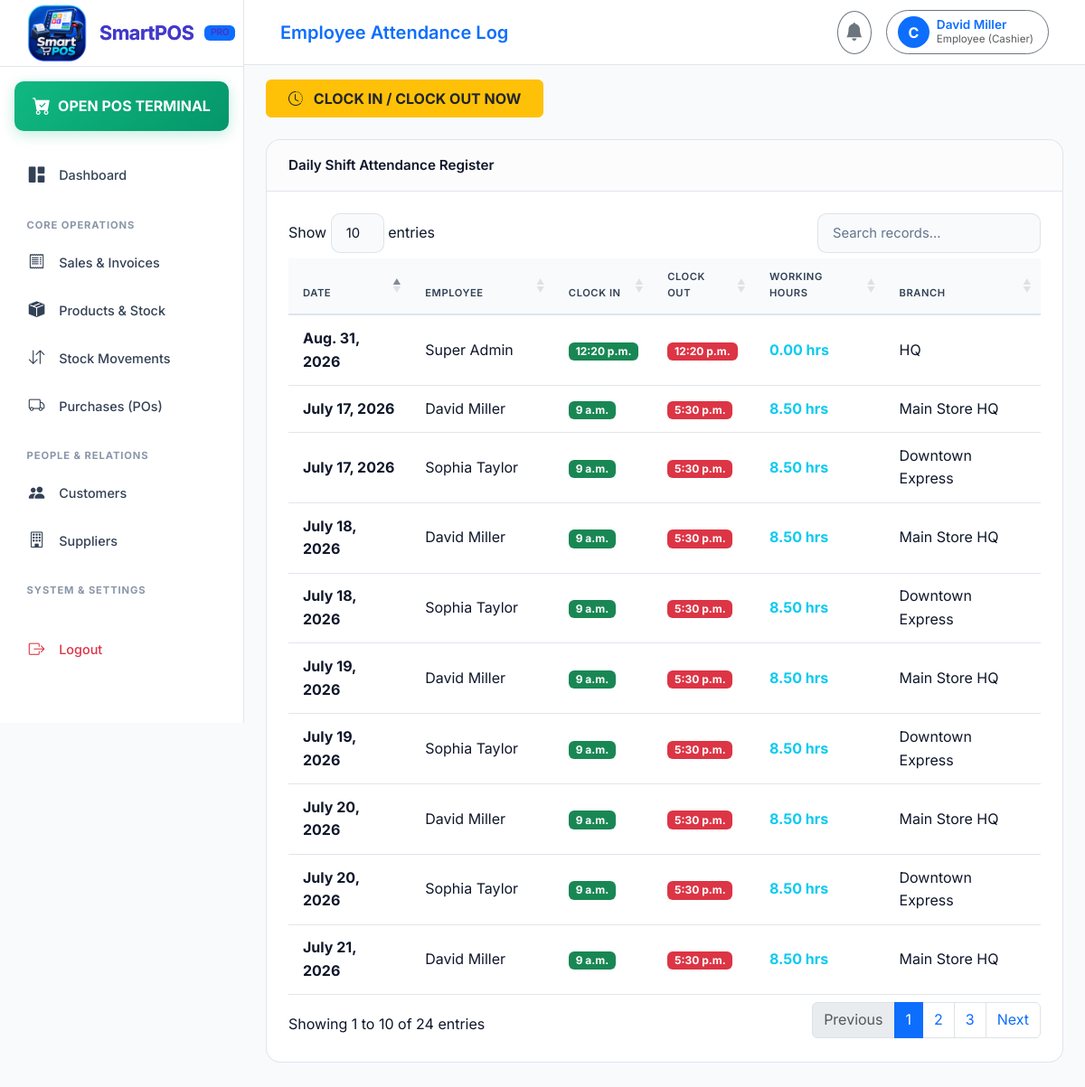
The page /attendance/ (signed in) on the database its author committed.
### authentication/models.py (models this page shows, shortened)
class User(AbstractUser):
    ROLE_SUPER_ADMIN = 'SUPER_ADMIN'
    ROLE_ADMIN = 'ADMIN'
    ROLE_EMPLOYEE = 'EMPLOYEE'
    ROLE_CUSTOMER = 'CUSTOMER'
    ROLE_CHOICES = [
        (ROLE_SUPER_ADMIN, 'Super Admin'),
        (ROLE_ADMIN, 'Admin (Business Owner)'),
        (ROLE_EMPLOYEE, 'Employee (Cashier)'),
        (ROLE_CUSTOMER, 'Customer'),
    ]
    role = models.CharField(max_length=20, choices=ROLE_CHOICES, default=ROLE_EMPLOYEE)
    business = models.ForeignKey(Business, on_delete=models.CASCADE, null=True, blank=True, related_name='users')
    branch = models.ForeignKey('branches.Branch', on_delete=models.SET_NULL, null=True, blank=True, related_name='users')
    phone = models.CharField(max_length=30, blank=True, null=True)
    profile_picture = models.ImageField(upload_to='profile_pics/', null=True, blank=True)
    status = models.BooleanField(default=True)
    created_at = models.DateTimeField(auto_now_add=True)
    updated_at = models.DateTimeField(auto_now=True)
    def is_super_admin(self):
        return self.role == self.ROLE_SUPER_ADMIN or self.is_superuser
    def is_admin(self):
        return self.role in [self.ROLE_ADMIN, self.ROLE_SUPER_ADMIN] or self.is_superuser

### attendance/models.py (models this page shows, shortened)
class Attendance(models.Model):
    business = models.ForeignKey('authentication.Business', on_delete=models.CASCADE, related_name='attendances')
    branch = models.ForeignKey('branches.Branch', on_delete=models.SET_NULL, null=True, blank=True, related_name='attendances')
    employee = models.ForeignKey(settings.AUTH_USER_MODEL, on_delete=models.CASCADE, related_name='attendances')
    date = models.DateField()
    clock_in = models.TimeField(null=True, blank=True)
    clock_out = models.TimeField(null=True, blank=True)
    working_hours = models.DecimalField(max_digits=5, decimal_places=2, default=0.00)
    status = models.BooleanField(default=True)
    created_at = models.DateTimeField(auto_now_add=True)
    updated_at = models.DateTimeField(auto_now=True)

### branches/models.py (models this page shows, shortened)
class Branch(models.Model):
    business = models.ForeignKey('authentication.Business', on_delete=models.CASCADE, related_name='branches')
    name = models.CharField(max_length=150)
    code = models.CharField(max_length=50, blank=True, null=True)
    phone = models.CharField(max_length=50, blank=True, null=True)
    email = models.EmailField(blank=True, null=True)
    address = models.TextField(blank=True, null=True)
    manager = models.ForeignKey(settings.AUTH_USER_MODEL, on_delete=models.SET_NULL, null=True, blank=True, related_name='managed_branches')
    status = models.BooleanField(default=True)
    created_at = models.DateTimeField(auto_now_add=True)
    updated_at = models.DateTimeField(auto_now=True)
    class Meta:
        verbose_name_plural = "Branches"

### attendance/views.py (the view)
# urls.py: path('', views.attendance_list, name='attendance_list'),
@login_required
def attendance_list(request):
    business = request.user.business
    attendances = Attendance.objects.filter(business=business).order_by('-date') if business else Attendance.objects.all().order_by('-date')
    return render(request, 'attendance/attendance_list.html', {'attendances': attendances})

### templates/attendance/attendance_list.html
{% extends 'base.html' %}
{% block header_title %}Employee Attendance Log{% endblock %}
{% block content %}
<div class="d-flex justify-content-between align-items-center mb-4">
    <a href="{% url 'clock_in_out' %}" class="btn btn-warning text-dark fw-bold px-4 py-2">
        <i class="bi bi-clock-history me-2"></i> CLOCK IN / CLOCK OUT NOW
    </a>
</div>
<div class="card card-custom">
    <div class="card-header">
        <span>Daily Shift Attendance Register</span>
    </div>
    <div class="card-body">
        <div class="table-responsive">
            <table class="table table-custom datatable align-middle">
                <thead>
                    <tr>
                        <th>Date</th>
                        <th>Employee</th>
                        <th>Clock In</th>
                        <th>Clock Out</th>
                        <th>Working Hours</th>
                        <th>Branch</th>
                    </tr>
                </thead>
                <tbody>
                    {% for a in attendances %}
                    <tr>
                        <td class="fw-bold text-light">{{ a.date }}</td>
                        <td>{{ a.employee.get_full_name|default:a.employee.username }}</td>
                        <td><span class="badge bg-success">{{ a.clock_in|default:"-" }}</span></td>
                        <td><span class="badge bg-danger">{{ a.clock_out|default:"Present" }}</span></td>
                        <td class="fw-bold text-info">{{ a.working_hours }} hrs</td>
                        <td>{{ a.branch.name|default:"HQ" }}</td>
                    </tr>
                    {% empty %}
                    <tr>
                        <td colspan="6" class="text-center text-muted py-4">No attendance records logged yet.</td>
                    </tr>
                    {% endfor %}
                </tbody>
            </table>
        </div>
    </div>
</div>
{% endblock %}

### templates/base.html (shortened to what this page needs)
{% load static %}
<!DOCTYPE html>
<html lang="en">
<head>
    <link href="https://cdn.jsdelivr.net/npm/bootstrap@5.3.2/dist/css/bootstrap.min.css" rel="stylesheet">
    <link rel="stylesheet" href="https://cdn.jsdelivr.net/npm/bootstrap-icons@1.11.2/font/bootstrap-icons.min.css">
    <link rel="stylesheet" href="https://cdn.datatables.net/1.13.7/css/dataTables.bootstrap5.min.css">
    <link rel="stylesheet" href="{% static 'css/style.css' %}">
</head>
<body>
    <aside id="sidebar">
        <div class="sidebar-brand">
            <img
                src="{% static 'images/favicon.png' %}"
                alt="SmartPOS Logo"
                class="sidebar-brand-icon"
            >
            <span>SmartPOS</span>
            <span class="badge bg-primary text-uppercase" style="font-size: 0.65rem;">
                Pro
            </span>
        </div>
        <div class="p-3 pb-0">
            <a href="{% url 'pos_terminal' %}" class="nav-link pos-btn text-center justify-content-center py-2 rounded-3">
                <i class="bi bi-cart-check-fill fs-5 me-2"></i>
                <span class="fw-bold">OPEN POS TERMINAL</span>
            </a>
        </div>
        <ul class="sidebar-nav mt-3">
            <li class="nav-item">
                <a href="{% url 'dashboard' %}" class="nav-link {% if request.resolver_match.url_name == 'dashboard' %}active{% endif %}">
                    <i class="bi bi-grid-1x2-fill"></i>
                    <span>Dashboard</span>
                </a>
            </li>
            <li class="nav-label">Core Operations</li>
            <li class="nav-item">
                <a href="{% url 'sales_list' %}" class="nav-link {% if 'sales' in request.path %}active{% endif %}">
                    <i class="bi bi-receipt"></i>
                    <span>Sales & Invoices</span>
                </a>
            </li>
            <li class="nav-item">
                <a href="{% url 'products_list' %}" class="nav-link {% if 'products' in request.path %}active{% endif %}">
                    <i class="bi bi-box-seam-fill"></i>
                    <span>Products & Stock</span>
                </a>
            </li>
            <li class="nav-item">
                <a href="{% url 'inventory_list' %}" class="nav-link {% if 'inventory' in request.path %}active{% endif %}">
                    <i class="bi bi-arrow-down-up"></i>
                    <span>Stock Movements</span>
                </a>
            </li>
            <li class="nav-item">
                <a href="{% url 'purchases_list' %}" class="nav-link {% if 'purchases' in request.path %}active{% endif %}">
                    <i class="bi bi-truck"></i>
                    <span>Purchases (POs)</span>
                </a>
            </li>
            <li class="nav-label">People & Relations</li>
            <li class="nav-item">
                <a href="{% url 'customers_list' %}" class="nav-link {% if 'customers' in request.path %}active{% endif %}">
                    <i class="bi bi-people-fill"></i>
                    <span>Customers</span>
                </a>
            </li>
            <li class="nav-item">
                <a href="{% url 'suppliers_list' %}" class="nav-link {% if 'suppliers' in request.path %}active{% endif %}">
                    <i class="bi bi-building"></i>
                    <span>Suppliers</span>
                </a>
            </li>
            <li class="nav-label">System & Settings</li>
            <li class="nav-item mt-4 mb-5">
                <a href="{% url 'logout' %}" class="nav-link text-danger">
                    <i class="bi bi-box-arrow-right"></i>
                    <span>Logout</span>
                </a>
            </li>
        </ul>
    </aside>
    <div id="main-content">
        <header class="top-navbar">
            <div class="d-flex align-items-center gap-3">
                <div class="fw-semibold text-primary fs-5">
                    {% block header_title %}{{ current_business.name|default:"SmartPOS Enterprise" }}{% endblock %}
                </div>
            </div>
            <div class="d-flex align-items-center gap-3">
                <div class="dropdown">
                    <button class="btn btn-outline-secondary position-relative rounded-circle p-2" type="button" data-bs-toggle="dropdown">
                        <i class="bi bi-bell-fill fs-5"></i>
                    </button>
                </div>
                <div class="dropdown">
                    <button class="btn btn-outline-secondary d-flex align-items-center gap-2 rounded-pill pe-3" type="button" data-bs-toggle="dropdown">
                        <div class="bg-primary text-white rounded-circle d-flex align-items-center justify-content-center fw-bold" style="width: 35px; height: 35px;">
                            {{ user.username|slice:":1"|upper }}
                        </div>
                        <div class="text-start d-none d-sm-block">
                            <div class="fw-semibold text-primary" style="font-size: 0.85rem; line-height: 1.2;">{{ user.get_full_name|default:user.username }}</div>
                            <div class="text-muted" style="font-size: 0.725rem;">{{ user.get_role_display }}</div>
                        </div>
                    </button>
                </div>
            </div>
        </header>
        <div class="container-fluid pt-3 px-4">
        </div>
        <main class="container-fluid px-4 pb-5 flex-grow-1">
            {% block content %}{% endblock %}
        </main>
    </div>
</body>
</html>

### rows shown on the page
User: username "C", get_full_name "David Miller", role "Employee (Cashier)"
Attendance: date "Aug. 31, 2026", employee.get_full_name "Super Admin", clock_in "12:20 p.m.", clock_out "12:20 p.m.", working_hours "0.00", branch.name "HQ"
Attendance: date "July 21, 2026", employee.get_full_name "David Miller", clock_in "9 a.m.", clock_out "5:30 p.m.", working_hours "8.50", branch.name "Main Store HQ"
Attendance: date "July 20, 2026", employee.get_full_name "David Miller", clock_in "9 a.m.", clock_out "5:30 p.m.", working_hours "8.50", branch.name "Main Store HQ"
Attendance: date "July 20, 2026", employee.get_full_name "Sophia Taylor", clock_in "9 a.m.", clock_out "5:30 p.m.", working_hours "8.50", branch.name "Downtown Express"
Attendance: date "July 19, 2026", employee.get_full_name "David Miller", clock_in "9 a.m.", clock_out "5:30 p.m.", working_hours "8.50", branch.name "Main Store HQ"
Attendance: date "July 19, 2026", employee.get_full_name "Sophia Taylor", clock_in "9 a.m.", clock_out "5:30 p.m.", working_hours "8.50", branch.name "Downtown Express"
Attendance: date "July 18, 2026", employee.get_full_name "David Miller", clock_in "9 a.m.", clock_out "5:30 p.m.", working_hours "8.50", branch.name "Main Store HQ"
Attendance: date "July 18, 2026", employee.get_full_name "Sophia Taylor", clock_in "9 a.m.", clock_out "5:30 p.m.", working_hours "8.50", branch.name "Downtown Express"
Attendance: date "July 17, 2026", employee.get_full_name "David Miller", clock_in "9 a.m.", clock_out "5:30 p.m.", working_hours "8.50", branch.name "Main Store HQ"
Attendance: date "July 17, 2026", employee.get_full_name "Sophia Taylor", clock_in "9 a.m.", clock_out "5:30 p.m.", working_hours "8.50", branch.name "Downtown Express"
